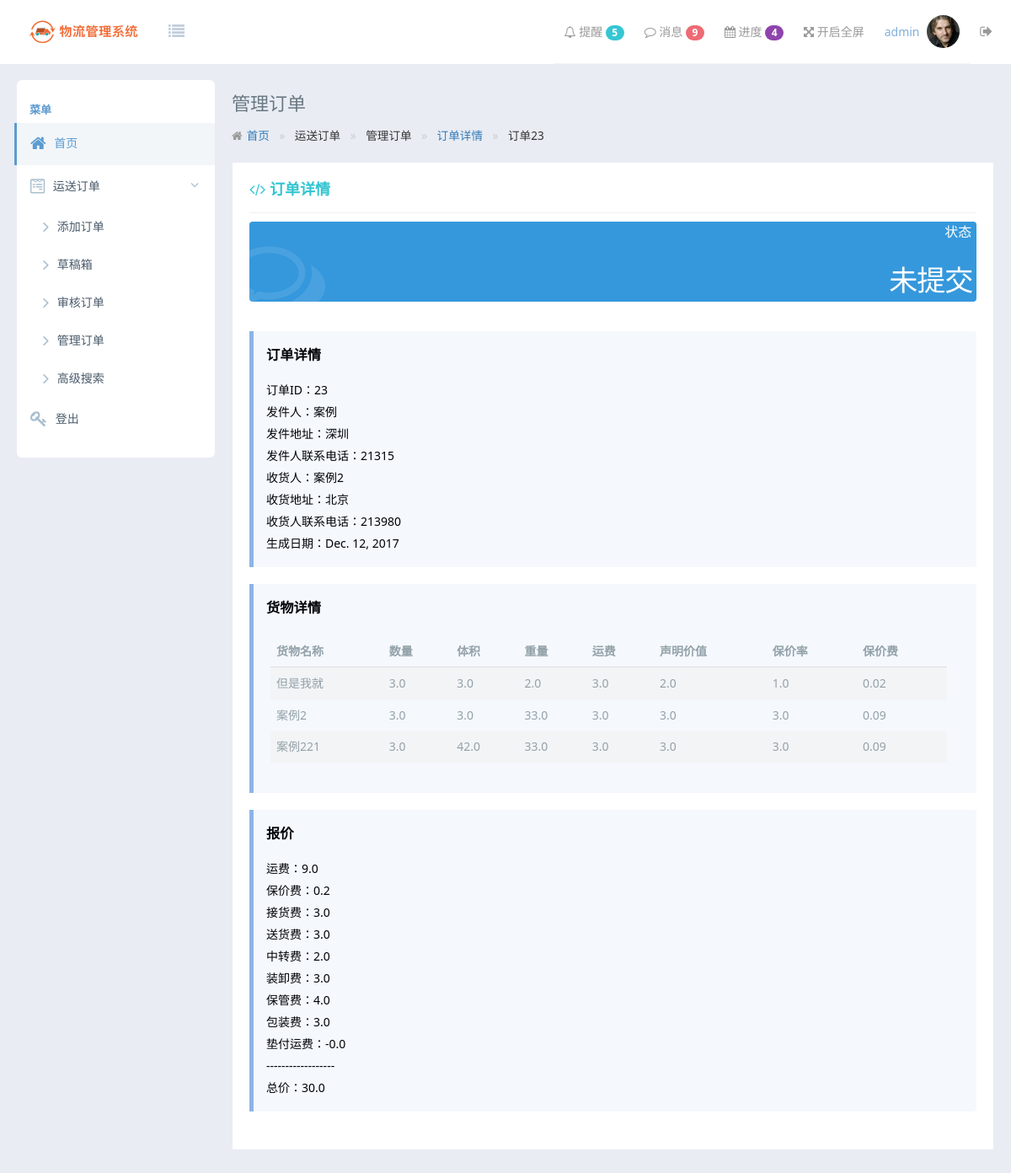
Screenshot of /order/track/detail/23/ (signed in) with the database file from the repository.
### ShipmentOrder/models.py (models this page shows)
class ShipmentOrder(models.Model):
    sender = models.CharField(null=False, verbose_name='发货人', max_length=256)
    from_address = models.CharField(null=False, verbose_name='发出地地址', max_length=256)
    sender_contact = models.CharField(null=False, verbose_name='发货人联系电话', max_length=256)
    receiver = models.CharField(null=False, verbose_name='收货人', max_length=256)
    to_address = models.CharField(null=False, verbose_name='到达地地址', max_length=256)
    receiver_contact = models.CharField(null=False, verbose_name='收货人联系电话', max_length=256)
    collectFee = models.FloatField(default=0, verbose_name='接货费')
    sendFee = models.FloatField(default=0, verbose_name='送货费')
    paymentOnAccountFreight = models.FloatField(default=0, verbose_name='垫付运费')
    transitFee = models.FloatField(default=0, verbose_name='中转费')
    installFee = models.FloatField(default=0, verbose_name='装卸费')
    storeFee = models.FloatField(default=0, verbose_name='保管费')
    insuranceFee = models.FloatField(default=0, verbose_name='保价费')
    freight = models.FloatField(default=0, verbose_name='运费')
    packingFee = models.FloatField(default=0, verbose_name='包装费')
    totalPrice = models.FloatField(default=0, verbose_name='总价')
    mode = models.CharField(null=False, verbose_name='运输方式', max_length=256)
    comments = models.CharField(verbose_name='备注', max_length=256)
    create_date = models.DateField(verbose_name='创建时间', null=False)
    handle = models.ForeignKey(User, null=False, verbose_name='经办')
    status = models.IntegerField(null=False, default=0, verbose_name="状态")  # 0:未提交， 1:待审核， 2:审核通过， 3:已完成

class Goods(models.Model):
    shipment_order_id = models.ForeignKey(ShipmentOrder)
    goods_name = models.CharField(null=False, verbose_name='货物名称', max_length=256)
    amount = models.FloatField(null=False, default=1, verbose_name='数量')
    volume = models.FloatField(null=False, verbose_name='体积')
    weight = models.FloatField(null=False, verbose_name='重量')
    freight = models.FloatField(null=False, verbose_name='运费')
    claim_value = models.FloatField(null=False, verbose_name='申明价值')
    insurance_rate = models.FloatField(null=False, default=1, verbose_name='保价率')
    insurance_fee = models.FloatField(null=False, default=0, verbose_name='保价费')

### ShipmentOrder/views.py (the view)
# urls.py: url(r'^order/track/detail/(?P<order_id>[0-9]+)/$', order_view.track_order_detail, name="track_order_detail"),
@csrf_exempt
@login_required(login_url='/error/not-logged-in/')
def track_order_detail(request, order_id):
    order = get_object_or_404(ShipmentOrder, pk=order_id)
    good = Goods.objects.filter(shipment_order_id_id=order_id)
    return render(request, "order/trackorder-detail.html", {'order': order, 'good': good})

### templates/order/trackorder-detail.html (shortened to what this page needs)
{% extends 'master.html' %}
{% block body %}
    <div class="tpl-content-wrapper">
            <div class="tpl-content-page-title">
                管理订单
            </div>
            <ol class="am-breadcrumb">
                <li><a href="{% url 'load_index' %}" class="am-icon-home">首页</a></li>
                <li>运送订单</li>
                <li>管理订单</li>
                <li class="am-active"><a href="{% url 'track_order_manager' %}">订单详情</a></li>
                <li>订单{{ order.id }}</li>
            </ol>
            <div class="tpl-portlet-components">
                <div class="portlet-title">
                    <div class="caption font-green bold">
                        <span class="am-icon-code"></span> 订单详情
                    </div>
                </div>
                <div class="dashboard-stat blue">
                    <div class="visual">
                        <i class="am-icon-comments-o"></i>
                    </div>
                    <div class="details">
                        <div class="desc"> 状态&nbsp;&nbsp;&nbsp;&nbsp;</div>
                        <div class="number">
                            {% if order.status == 0 %}
                                未提交&nbsp;&nbsp;
                            {% endif %}
                        </div>
                    </div>
                </div>
                <div class="tpl-block ">
                    <div id="id_divInfo" class="note note-info">
                        <h2>订单详情</h2>
                        <p>订单ID：{{ order.id }}</p>
                        <p>发件人：{{ order.sender }}</p>
                        <p>发件地址：{{ order.from_address }}</p>
                        <p>发件人联系电话：{{ order.sender_contact }}</p>
                        <p>收货人：{{ order.receiver }}</p>
                        <p>收货地址：{{ order.to_address }}</p>
                        <p>收货人联系电话：{{ order.receiver_contact }}</p>
                        <p>生成日期：{{ order.create_date }}</p>
                    </div>
                    <div id="id_tableGoods" class="note note-info">
                        <h2>货物详情</h2>
                        <table class="am-table am-table-striped am-table-hover table-main">
                            <thead>
                            <tr>
                                <th class="table-title">货物名称</th>
                                <th class="table-author am-hide-sm-only">数量</th>
                                <th class="table-type">体积</th>
                                <th class="table-date am-hide-sm-only">重量</th>
                                <th class="table-set">运费</th>
                                <th class="table-set">声明价值</th>
                                <th class="table-set">保价率</th>
                                <th class="table-set">保价费</th>
                            </tr>
                            </thead>
                            <tbody>
                            {% for item in good %}
                                <tr>
                                    <td>{{ item.goods_name }}</td>
                                    <td>{{ item.amount }}</td>
                                    <td>{{ item.volume }}</td>
                                    <td>{{ item.weight }}</td>
                                    <td>{{ item.freight }}</td>
                                    <td>{{ item.claim_value }}</td>
                                    <td>{{ item.insurance_rate }}</td>
                                    <td>{{ item.insurance_fee }}</td>
                                </tr>
                            {% endfor %}
                            </tbody>
                        </table>
                    </div>
                    <div id="id_divFee" class="note note-info">
                        <h2>报价</h2>
                        <p>运费：{{ order.freight }}</p>
                        <p>保价费：{{ order.insuranceFee}}</p>
                        <p>接货费：{{ order.collectFee }}</p>
                        <p>送货费：{{ order.sendFee }}</p>
                        <p>中转费：{{ order.transitFee }}</p>
                        <p>装卸费：{{ order.installFee }}</p>
                        <p>保管费：{{ order.storeFee }}</p>
                        <p>包装费：{{ order.packingFee }}</p>
                        <p>垫付运费：-{{ order.paymentOnAccountFreight }}</p>
                        <p>------------------</p>
                        <p>总价：{{ order.totalPrice }}</p>
                    </div>
                </div>
            </div>
        </div>
{% endblock %}

### templates/master.html (shortened to what this page needs)
<!DOCTYPE html>
<head>
    {% load static %}
    <link rel="stylesheet" href="{% static "css/amazeui.min.css" %}">
    <link rel="stylesheet" href="{% static "css/admin.css" %}">
    <link rel="stylesheet" href="{% static "css/app.css" %}">
</head>
<body>
<header class="am-topbar am-topbar-inverse admin-header">
    <div class="am-topbar-brand">
        <a href="javascript:;" class="tpl-logo">
            <img src="{% static "img/logo.png" %}" alt="">
        </a>
    </div>
    <div class="am-icon-list tpl-header-nav-hover-ico am-fl am-margin-right">
    </div>
    <div class="am-collapse am-topbar-collapse" id="topbar-collapse">
        <ul class="am-nav am-nav-pills am-topbar-nav am-topbar-right admin-header-list tpl-header-list">
            <li class="am-dropdown" data-am-dropdown="" data-am-dropdown-toggle="">
                <a class="am-dropdown-toggle tpl-header-list-link" href="javascript:;">
                    <span class="am-icon-bell-o"></span> 提醒 <span class="am-badge tpl-badge-success am-round">5</span>
                </a>
            </li>
            <li class="am-dropdown" data-am-dropdown="" data-am-dropdown-toggle="">
                <a class="am-dropdown-toggle tpl-header-list-link" href="javascript:;">
                    <span class="am-icon-comment-o"></span> 消息 <span class="am-badge tpl-badge-danger am-round">9</span>
                </a>
            </li>
            <li class="am-dropdown" data-am-dropdown="" data-am-dropdown-toggle="">
                <a class="am-dropdown-toggle tpl-header-list-link" href="javascript:;">
                    <span class="am-icon-calendar"></span> 进度 <span class="am-badge tpl-badge-primary am-round">4</span>
                </a>
            </li>
            <li class="am-hide-sm-only"><a href="javascript:;" id="admin-fullscreen" class="tpl-header-list-link"><span class="am-icon-arrows-alt"></span> <span class="admin-fullText">开启全屏</span></a></li>
            <li class="am-dropdown" data-am-dropdown="" data-am-dropdown-toggle="">
                <a class="am-dropdown-toggle tpl-header-list-link" href="javascript:;">
                    <span class="tpl-header-list-user-nick">{{ user.username }}</span><span class="tpl-header-list-user-ico"> <img src="assets/img/user01.png"></span>
                </a>
            </li>
            <li><a onclick="location.href='{% url 'logout' %}'" class="tpl-header-list-link"><span class="am-icon-sign-out tpl-header-list-ico-out-size"></span></a></li>
        </ul>
    </div>
</header>
<div class="tpl-page-container tpl-page-header-fixed">
    <div class="tpl-left-nav tpl-left-nav-hover">
        <div class="tpl-left-nav-title">
            菜单
        </div>
        <div class="tpl-left-nav-list">
            <ul class="tpl-left-nav-menu">
                <li class="tpl-left-nav-item">
                    <a href="{% url 'load_index' %}" class="nav-link active">
                        <i class="am-icon-home"></i>
                        <span>首页</span>
                    </a>
                </li>
                <li class="tpl-left-nav-item">
                    <a href="javascript:;" class="nav-link tpl-left-nav-link-list">
                        <i class="am-icon-wpforms"></i>
                        <span>运送订单</span>
                        <i class="am-icon-angle-right tpl-left-nav-more-ico am-fr am-margin-right tpl-left-nav-more-ico-rotate"></i>
                    </a>
                    <ul class="tpl-left-nav-sub-menu" style="display: block;">
                        <li>
                            <a href="{% url 'add_order_stage_one' %}">
                                <i class="am-icon-angle-right"></i>
                                <span>添加订单</span>
                            </a>
                            <a href="{% url 'track_order_manager' %}" onclick="clearSearch()">
                                <i class="am-icon-angle-right"></i>
                                <span>草稿箱</span>
                            </a>
                            <a href="{% url 'track_order_manager' %}" onclick="clearSearch()">
                                <i class="am-icon-angle-right"></i>
                                <span>审核订单</span>
                            </a>
                            <a href="{% url 'track_order_manager' %}" onclick="clearSearch()">
                                <i class="am-icon-angle-right"></i>
                                <span>管理订单</span>
                            </a>
                            <a href="{% url 'track_order_search_advanced' %}">
                                <i class="am-icon-angle-right"></i>
                                <span>高级搜索</span>
                            </a>
                        </li>
                    </ul>
                </li>
                <li class="tpl-left-nav-item">
                    <a onclick="location.href='{% url 'logout' %}'" class="nav-link tpl-left-nav-link-list">
                        <i class="am-icon-key"></i>
                        <span>登出</span>
                    </a>
                </li>
            </ul>
        </div>
    </div>
    {% block body %}
    {% endblock %}
</div>
</body>

### static/css/admin.css (style rules this page uses)
html, body { height: 100%; overflow: hidden; }
ul { margin-top: 0; }
.admin-header { position: fixed; top: 0; left: 0; right: 0; z-index: 1500; font-size: 1.4rem; margin-bottom: 0; }
.table-main { font-size: 1.4rem; padding: .5rem; }

### rows the page displays
ShipmentOrder: id "23", sender "案例", from_address "深圳", sender_contact "21315", receiver "案例2", to_address "北京", receiver_contact "213980", create_date "Dec. 12, 2017", freight "9.0", insuranceFee "0.2", collectFee "3.0", sendFee "3.0", transitFee "2.0", installFee "3.0", storeFee "4.0", packingFee "3.0", paymentOnAccountFreight "0.0", totalPrice "30.0"
Goods: goods_name "但是我就", amount "3.0", volume "3.0", weight "2.0", freight "3.0", claim_value "2.0", insurance_rate "1.0", insurance_fee "0.02"
Goods: goods_name "案例2", amount "3.0", volume "3.0", weight "33.0", freight "3.0", claim_value "3.0", insurance_rate "3.0", insurance_fee "0.09"
Goods: goods_name "案例221", amount "3.0", volume "42.0", weight "33.0", freight "3.0", claim_value "3.0", insurance_rate "3.0", insurance_fee "0.09"

### other values shown
{{ user.username }} "admin"
